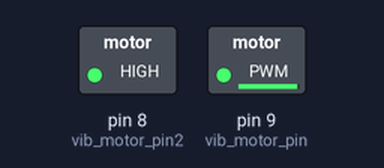
This sketch was run on a simulated Arduino Uno, built with avr-gcc and run on an emulated ATmega328P. Shown: switched loads named in the sketch (green lamp = pin HIGH).

Above: at 0.1 s.
Timing chart, 0 to 1.6 s (numbered marks = the images above):
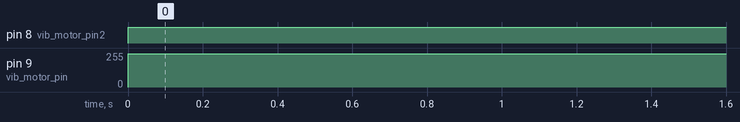

The sketch:

sketch_nov13b.ino
```cpp
// vibration_motor_sample1

const int vib_motor_pin = 9;
const int vib_motor_pin2 = 8;

void setup() {
}

void loop()
{
    analogWrite( vib_motor_pin, 250 );
    analogWrite( vib_motor_pin2, 250 );

}
```

Measured:
- by itself, pin 8 (vib_motor_pin2): LOW → HIGH at 0.00 s
- by itself, pin 9 (vib_motor_pin): 0/255 → 250/255 at 0.00 s
